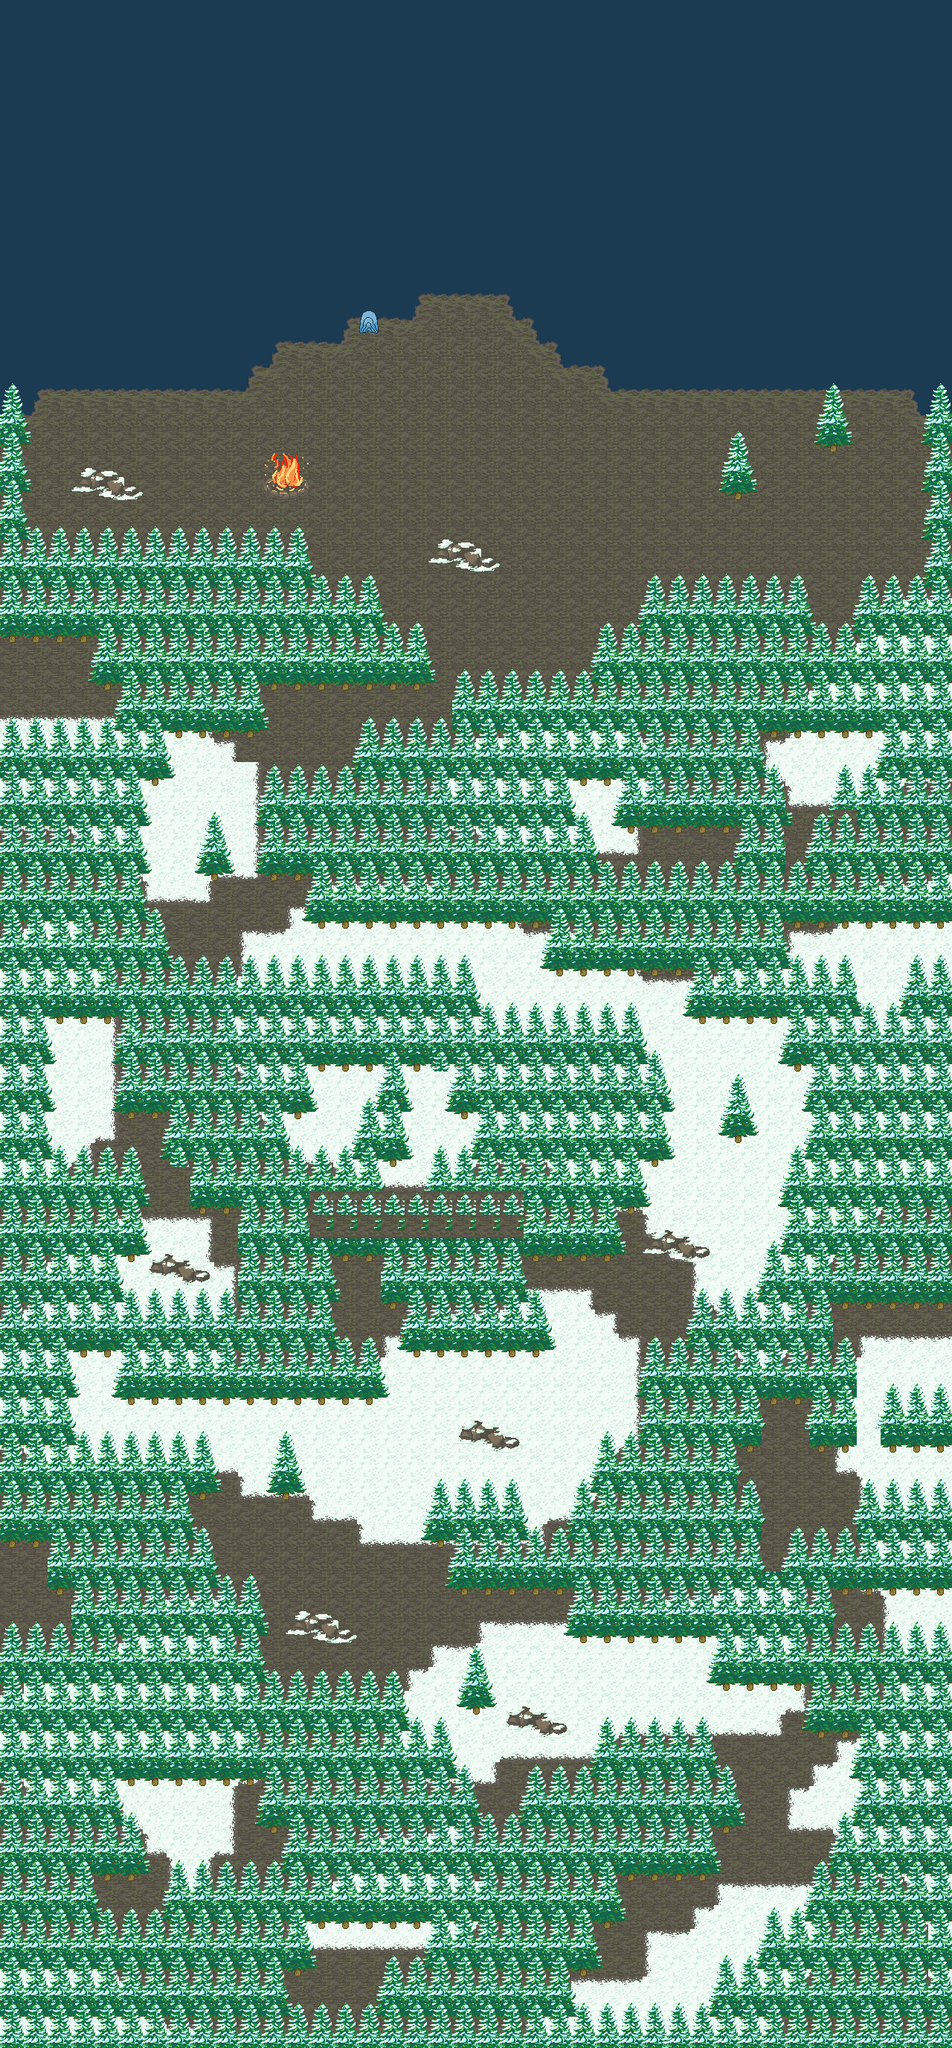

The image is a tile-based game level rendered from a .tmx file. Its description and source (layers, tilesets, objects; grid data summarised) follow:
An orthogonal 40x86 tile map with 32x32 px tiles, 3 tile layers (Below, World, Above) and 4 objects (2x Fire, Spawn, Person--mountain).

<map version="1.2" tiledversion="1.2.1" orientation="orthogonal" renderorder="right-down" width="40" height="86" tilewidth="32" tileheight="32" infinite="0" nextlayerid="11" nextobjectid="7">
 <tileset firstgid="1" name="map_mountain_tileset" tilewidth="32" tileheight="32" tilecount="45" columns="5">
  <image source="../tilesets/map_mountain.png" width="160" height="288" />
  <terraintypes>
   <terrain name="Snow" tile="19" />
  </terraintypes>
  <tile id="0">
   <properties>
    <property name="collides" type="bool" value="false" />
   </properties>
  </tile>
  <tile id="1">
   <properties>
    <property name="collides" type="bool" value="false" />
   </properties>
  </tile>
  <tile id="2">
   <properties>
    <property name="collides" type="bool" value="true" />
   </properties>
  </tile>
  <tile id="3">
   <properties>
    <property name="collides" type="bool" value="false" />
   </properties>
  </tile>
  <tile id="4">
   <properties>
    <property name="collides" type="bool" value="false" />
   </properties>
  </tile>
  <tile id="5">
   <properties>
    <property name="collides" type="bool" value="false" />
   </properties>
  </tile>
  <tile id="6">
   <properties>
    <property name="collides" type="bool" value="true" />
   </properties>
  </tile>
  <tile id="7">
   <properties>
    <property name="collides" type="bool" value="false" />
   </properties>
  </tile>
  <tile id="8">
   <properties>
    <property name="collides" type="bool" value="false" />
   </properties>
  </tile>
  <tile id="9">
   <properties>
    <property name="collides" type="bool" value="false" />
   </properties>
  </tile>
  <tile id="10">
   <properties>
    <property name="collides" type="bool" value="false" />
   </properties>
  </tile>
  <tile id="11">
   <properties>
    <property name="collides" type="bool" value="true" />
   </properties>
  </tile>
  <tile id="12">
   <properties>
    <property name="collides" type="bool" value="false" />
   </properties>
  </tile>
  <tile id="13">
   <properties>
    <property name="collides" type="bool" value="true" />
   </properties>
  </tile>
  <tile id="14">
   <properties>
    <property name="collides" type="bool" value="true" />
   </properties>
  </tile>
  <tile id="15" terrain=",,,0">
   <properties>
    <property name="collides" type="bool" value="false" />
   </properties>
  </tile>
  <tile id="16" terrain=",,0,0">
   <properties>
    <property name="collides" type="bool" value="false" />
   </properties>
  </tile>
  <tile id="17" terrain=",,0,">
   <properties>
    <property name="collides" type="bool" value="false" />
   </properties>
  </tile>
  <tile id="18" terrain="0,,0,">
   <properties>
    <property name="collides" type="bool" value="false" />
   </properties>
  </tile>
  <tile id="19" terrain="0,0,0,0">
   <properties>
    <property name="collides" type="bool" value="false" />
   </properties>
  </tile>
  <tile id="20" terrain=",0,,">
   <properties>
    <property name="collides" type="bool" value="false" />
   </properties>
  </tile>
  <tile id="21" terrain="0,0,,">
   <properties>
    <property name="collides" type="bool" value="false" />
   </properties>
  </tile>
  <tile id="22" terrain="0,,,">
   <properties>
    <property name="collides" type="bool" value="false" />
   </properties>
  </tile>
  <tile id="23" terrain=",0,,0">
   <properties>
    <property name="collides" type="bool" value="false" />
   </properties>
  </tile>
  <tile id="24">
   <properties>
    <property name="collides" type="bool" value="false" />
   </properties>
  </tile>
  <tile id="25">
   <properties>
    <property name="collides" type="bool" value="false" />
   </properties>
  </tile>
  <tile id="26">
   <properties>
    <property name="collides" type="bool" value="false" />
   </properties>
  </tile>
  <tile id="27">
   <properties>
    <property name="collides" type="bool" value="false" />
   </properties>
  </tile>
  <tile id="28">
   <properties>
    <property name="collides" type="bool" value="true" />
   </properties>
  </tile>
  <tile id="29">
   <properties>
    <property name="collides" type="bool" value="true" />
   </properties>
  </tile>
  <tile id="30">
   <properties>
    <property name="collides" type="bool" value="true" />
   </properties>
  </tile>
  <tile id="31">
   <properties>
    <property name="collides" type="bool" value="true" />
   </properties>
  </tile>
  <tile id="32">
   <properties>
    <property name="collides" type="bool" value="true" />
   </properties>
  </tile>
  <tile id="33">
   <properties>
    <property name="collides" type="bool" value="false" />
   </properties>
  </tile>
  <tile id="34">
   <properties>
    <property name="collides" type="bool" value="false" />
   </properties>
  </tile>
  <tile id="35">
   <properties>
    <property name="collides" type="bool" value="true" />
   </properties>
  </tile>
  <tile id="36">
   <properties>
    <property name="collides" type="bool" value="false" />
   </properties>
  </tile>
  <tile id="37">
   <properties>
    <property name="collides" type="bool" value="false" />
   </properties>
  </tile>
  <tile id="38">
   <properties>
    <property name="collides" type="bool" value="true" />
   </properties>
  </tile>
  <tile id="39">
   <properties>
    <property name="collides" type="bool" value="true" />
   </properties>
  </tile>
 </tileset>
 <layer id="7" name="Below" width="40" height="86">
  <data>[3440 cells, 3200 non-empty, 12 distinct tile ids]</data>
 </layer>
 <layer id="8" name="World" width="40" height="86">
  <data>[3440 cells, 2506 non-empty, 20 distinct tile ids]</data>
 </layer>
 <objectgroup id="10" name="Objects">
  <object id="1" name="Spawn" x="832" y="2624" width="32" height="32" />
  <object id="2" name="Fire" x="352" y="640" width="32" height="32" />
  <object id="5" name="Fire" x="384" y="640" width="32" height="32" />
  <object id="6" name="Person--mountain" x="480" y="416" width="32" height="32" />
 </objectgroup>
 <layer id="9" name="Above" width="40" height="86">
  <data>[3440 cells, 934 non-empty, 13 distinct tile ids]</data>
 </layer>
</map>
